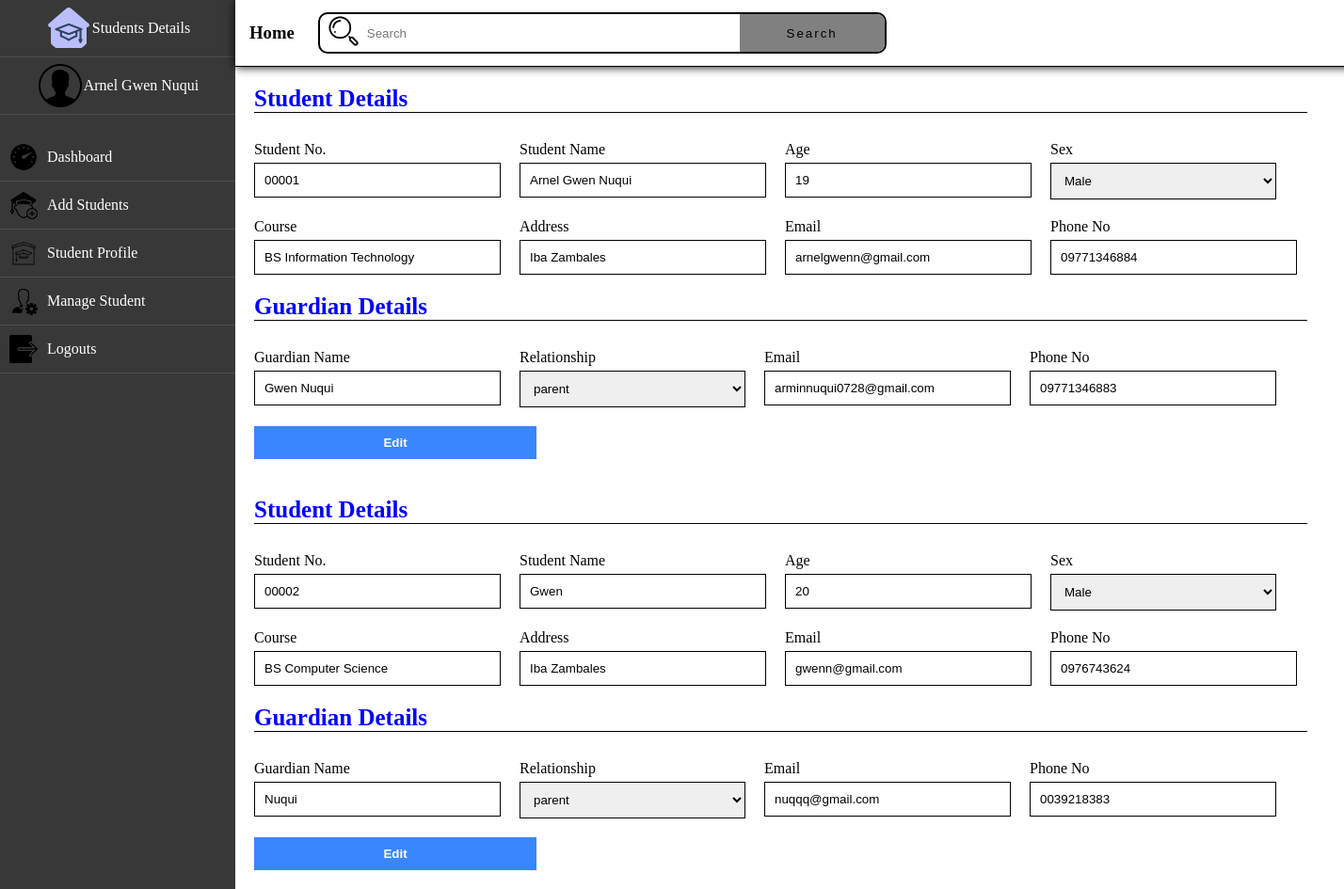
Page /students-profile.php (signed in) on the committed database.
### tables this page shows
CREATE TABLE `students` (
  `id` int(11) NOT NULL,
  `student_id` varchar(255) NOT NULL,
  `student_name` varchar(255) NOT NULL,
  `student_age` varchar(255) NOT NULL,
  `student_sex` varchar(255) NOT NULL,
  `student_course` varchar(255) NOT NULL,
  `student_address` varchar(255) NOT NULL,
  `student_email` varchar(255) NOT NULL,
  `student_phone` varchar(255) NOT NULL,
  `guardian_name` varchar(255) NOT NULL,
  `guardian_relationship` varchar(255) NOT NULL,
  `guardian_email` varchar(255) NOT NULL,
  `guardian_phone` varchar(255) NOT NULL,
  `username` varchar(255) NOT NULL,
  `password` varchar(255) NOT NULL
);

### students-profile.php (the view, shortened to what this page needs)
<?php
     require('BackEnd/database.php');
?>
<!DOCTYPE html>
<html lang="en">
<head>
    <link rel="stylesheet" href="Styles/sidebar-header.css">
</head>
<body>
    <div class="container">
        <?php
            require('sidebar.php');
        ?>
        <div class="main">
        <?php
            require('header.php');
        ?>
        <?php
        $querySelect = "SELECT * FROM students";
        $slqSelect = mysqli_query($connection, $querySelect);
        if(mysqli_num_rows($slqSelect)>0){
            while($result = mysqli_fetch_assoc($slqSelect)){
        ?>
            <div class="container-add-sdudent">
                    <form action="" class="add-student" method="POST">
                        <h4>Student Details</h4>
                        <div class="student-detail">
                            <div class="name-and-input">
                                <label for="studentno">Student No.</label>
                                <input type="text" name="studentno" placeholder="00001" value="<?php echo $result['student_id']?>" readonly>
                            </div>
                            <div class="name-and-input">
                                <label for="studentname">Student Name</label>
                                <input type="text" name="studentname" placeholder="Name" value="<?php echo $result['student_name']?>">
                            </div>
                            <div class="name-and-input">
                                <label for="studentage">Age</label>
                                <input type="text" name="studentage" placeholder="Age" value="<?php echo $result['student_age']?>">
                            </div>
                            <div class="name-and-input">
                                <label for="studentsex">Sex</label>
                                <select name="studentsex" id="">
                                    <option><?php echo $result['student_sex']?></option>
                                </select>
                            </div>
                        </div>
                        <div class="student-detail">
                        <div class="name-and-input">
                                <label for="studentcourse">Course</label>
                                <input type="text" name="studentcourse" placeholder="Course" value="<?php echo $result['student_course']?>">
                            </div>
                            <div class="name-and-input">
                                <label for="studentaddress">Address</label>
                                <input type="text" name="studentaddress" placeholder="address" value="<?php echo $result['student_address']?>">
                            </div>
                            <div class="name-and-input">
                                <label for="studentemail">Email</label>
                                <input type="text" name="studentemail" placeholder="Email" value="<?php echo $result['student_email']?>">
                            </div>
                            <div class="name-and-input">
                                <label for="studentphone">Phone No</label>
                                <input type="number" name="studentphone" placeholder="Phone No." value="<?php echo $result['student_phone']?>">
                            </div>
                        </div>
                        <h4>Guardian Details</h4>
                        <div class="parent-detail">
                            <div class="name-and-input">
                                <label for="guardianname">Guardian Name</label>
                                <input type="text" name="guardianname" placeholder="Guardian Name" value="<?php echo $result['guardian_name']?>">
                            </div>
                            <div class="name-and-input">
                                    <label for="guardianrelationship">Relationship</label>
                                    <select name="guardianrelationship" id="">
                                    <option><?php echo $result['guardian_relationship']?></option>
                                    </select>
                                </div>
                            <div class="name-and-input">
                                <label for="guardianemail">Email</label>
                                <input type="text" name="guardianemail" placeholder="Email"  value="<?php echo $result['guardian_email']?>">
                            </div>
                            <div class="name-and-input">
                                <label for="guardianphone">Phone No</label>
                                <input type="number" name="guardianphone" placeholder="Phone No." value="<?php echo $result['guardian_phone']?>">
                            </div>
                        </div>
                        <input type="submit" name="edit" value="Edit" id="submit">
                  </form>
            </div>
        <?php
            }
        }
        ?>
    </div>
</body>
</html>

### sidebar.php
<?php
     if($_SESSION['UserData']){
        $loginUser = $_SESSION['UserData'];
    }
?>
<div class="sidebar">
    <div class="student-details">
        <img src="Image/login-logo.png" alt="logo">
        <p>Students Details</p>
    </div>
    <div class="profile">
        <img src="Image/account.png" alt="">
        <p><?php echo $loginUser['name'];?></p>
    </div>
    <div class="functions">
        <a href="index.php">
            <div class="icon">
                <img src="Image/dashboard.png" alt="" class="icon-img">
                <p>Dashboard</p>
            </div>
        </a>
        <a href="add-student.php">
            <div class="icon">
                <img src="Image/add-student.png" alt="" class="icon-img">
                <p>Add Students</p>
            </div>
        </a>
        <a href="students-profile.php">
            <div class="icon">
                <img src="Image/student-profile.png" alt="" class="icon-img">
                <p>Student Profile</p>
            </div>
        </a>
        <a href="manage-student.php">
            <div class="icon">
                <img src="Image/manage-student.png" alt="" class="icon-img">
                <p>Manage Student</p>
            </div>
        </a>
        <a href="logout.php">
        <div class="icon">
                <img src="Image/logout.png" alt="" class="icon-img">
                <p>Logouts</p>
        </div>
        </a>
    </div>
</div>

### header.php
<div class="header">
    <h3>Home</h3>
    <div class="search">
        <form action="" class="form-search">
            <i><img src="Image/search-icon.png" alt=""></i>
            <input type="text" id="search-text" placeholder="Search">
            <button type="submit" id="search-btn">Search</button>
        </form>
    </div>
</div>

### Styles/sidebar-header.css (style rules this page uses)
* { padding: 0%; margin: 0%; }
body { font-family: trebuchet MS; }
.container { height: 100vh; display: grid; grid-template-columns: 250px 1fr; }
.sidebar { background-color: rgb(56, 56, 56); grid-column: 1/2; }
.student-details, .profile { display: flex; justify-content: center; align-items: center; color: white; padding: 5px; border-bottom: 1px solid rgb(78, 78, 78); }
.student-details img, .profile img { height: 50px; width: 50px; border-radius: 50%; }
.main { grid-column: 2/3; }
.functions { margin-top: 20px; }
.icon { padding: 10px; display: flex; align-items: center; gap: 10px; border-bottom: 1px solid rgb(78, 78, 78); transition: all ease 1s; }
.icon-img { height: 30px; width: 30px; }
a { text-decoration: none; color: white ; }
.header { height: 50px; width: 100%; border-bottom: 1px solid black; box-shadow: 0 0 10px; display: flex; align-items: center; gap: 20px; padding: 10px; }
.form-search { background-color: white; width: 600px; height: 40px; display: flex; border: 2px solid black; border-radius: 10px; }
.form-search input { flex: 1; border: none; outline: none; }
.form-search button { padding: 10px 50px; border: none; outline: none; letter-spacing: 2px; background-color: gray; cursor: pointer; transition: all ease 1s; border-top-right-radius: 8px; border-bottom-right-radius: 8px; }
.form-search i { align-self: center; padding: 5px 5px; }
.form-search i img { height: 40px; width: 40px; }

### students-profile.php (style rules this page uses)
h3 { margin: 5px; }
h4 { margin-bottom: 10px; color: blue; border-bottom: 1px solid black; font-size: 25px; }
.add-student { color: black; border-radius: 0; width: 95%; height: auto; padding: 20px; display: flex; flex-direction: column; gap: 20px; }
.name-and-input { display: flex; flex-direction: column; gap: 5px; }
.student-detail { border: none; display: flex; gap: 20px; }
.parent-detail { display: flex; flex-direction: row; gap: 20px; }
.add-student input, select { border: 1px solid black; padding: 10px; width: 240px; }
label { color: black; }
#submit { padding: 10px 10px; width: 300px; background-color: #3a86ff; border: none; color: white; font-weight: bold; }

### rows in the picture
students: studentno "00001", studentname "Arnel Gwen Nuqui", studentage "19", studentsex "Male", studentcourse "BS Information Technology", studentaddress "Iba Zambales", studentemail "arnelgwenn@gmail.com", studentphone "09771346884", guardianname "Gwen Nuqui", guardianrelationship "parent", guardianemail "arminnuqui0728@gmail.com", guardianphone "09771346883"
students: studentno "00002", studentname "Gwen", studentage "20", studentsex "Male", studentcourse "BS Computer Science", studentaddress "Iba Zambales", studentemail "gwenn@gmail.com", studentphone "0976743624", guardianname "Nuqui", guardianrelationship "parent", guardianemail "nuqqq@gmail.com", guardianphone "0039218383"

### other values in the picture
$loginUser['name'] "Arnel Gwen Nuqui"
